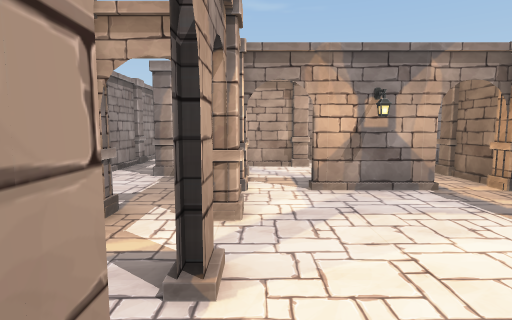
view 1 (above)

18 first-person views from a walk through a 3-D level made in the Unity game engine. The camera is 1.3 m above the floor, tilts 6° down and sees 80° across. The floor is counted in squares, 1 m on a side. Each view is taken from the middle of a square. On the plan, view 1 faces up. The plan holds only what a view shows up to about 14 squares ahead; the rest is blank. The player character is not drawn.

view 2
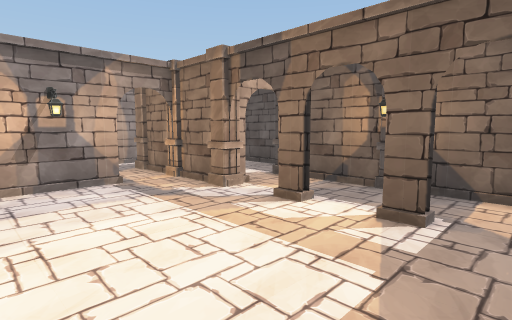

view 3
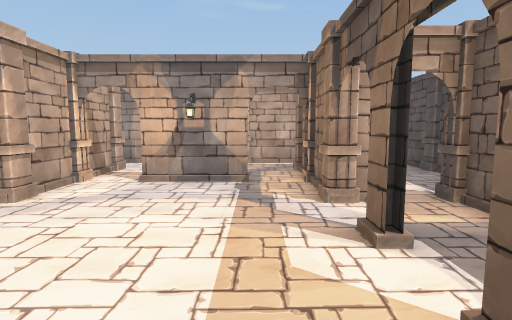

view 4
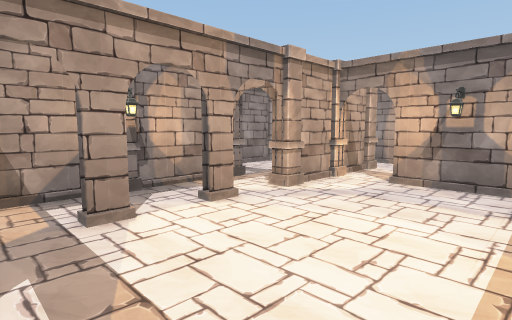

view 5
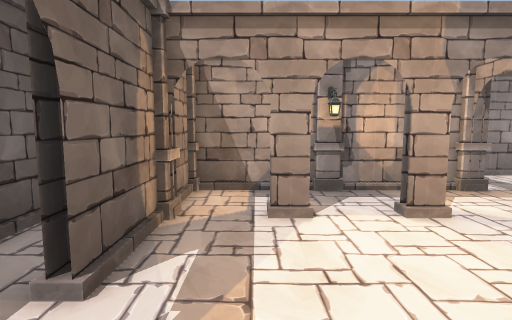

view 6
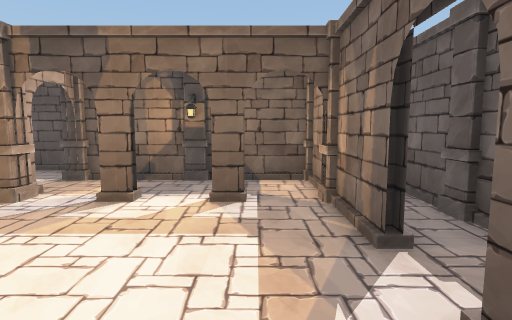

view 7
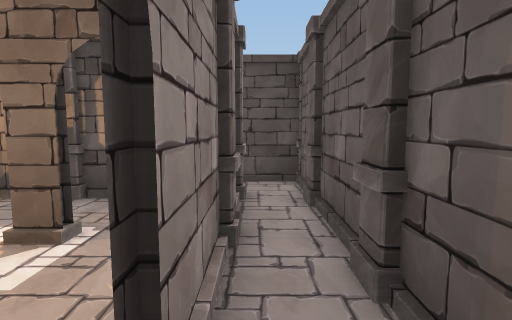

view 8
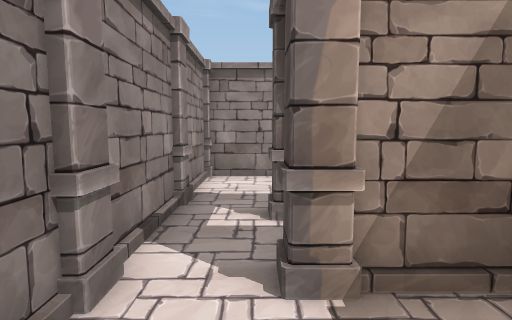

view 9
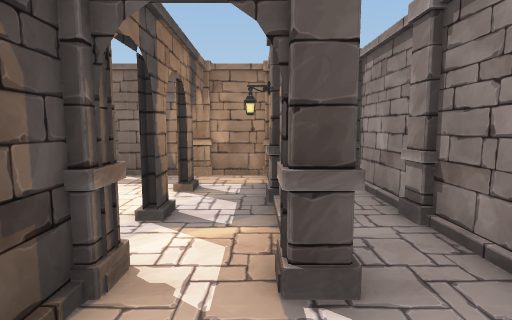

view 10
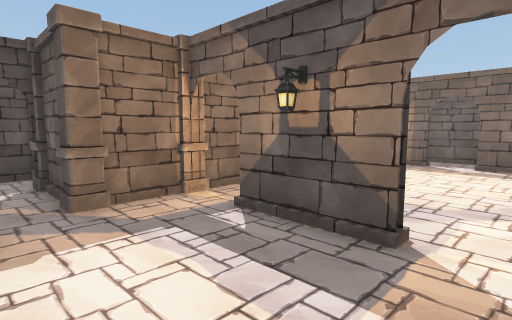

view 11
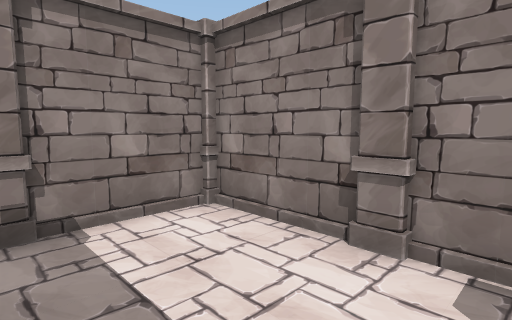

view 12
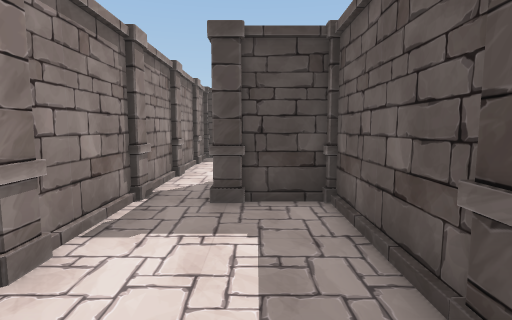

view 13
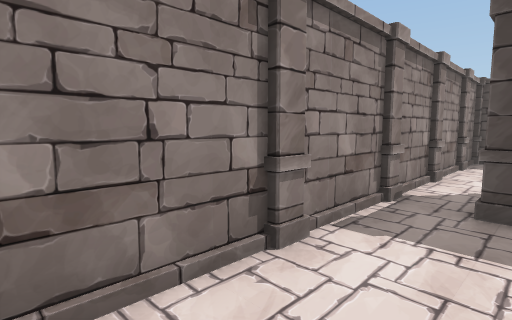

view 14
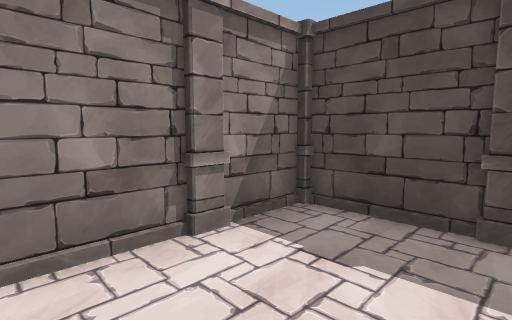

view 15
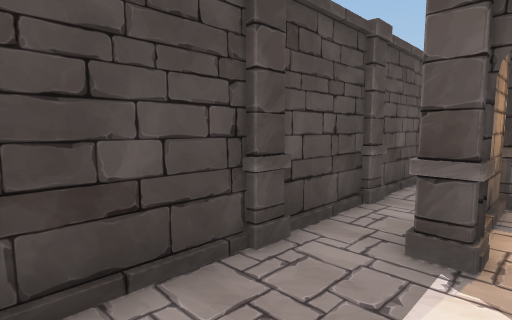

view 16
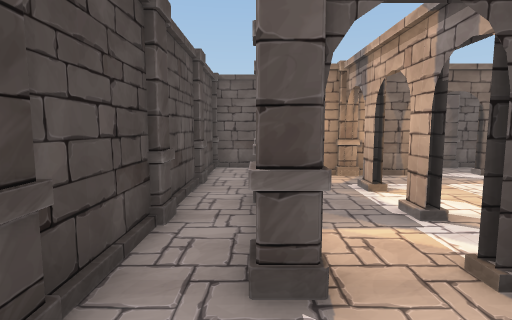

view 17
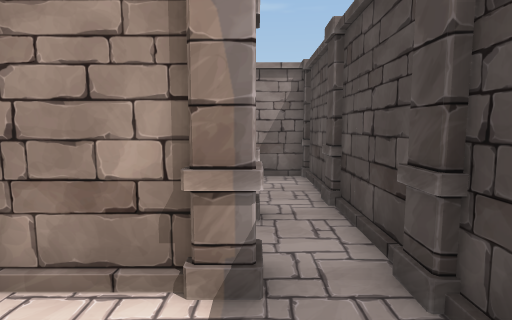

view 18
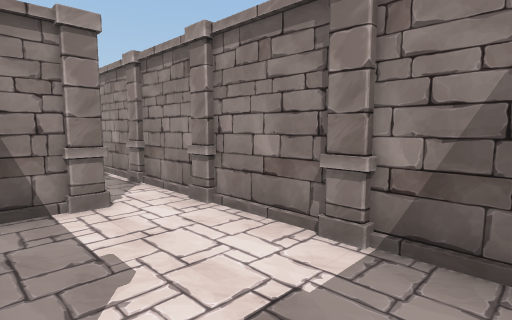

### Floor plan
Points are (right, up) in squares from view 1. A wall is a line through its corners. A room is listed if a view was taken in it or the views show most of it. See-through windows are left out.
Room 1 (views 1, 2, 3, 4, 5, 6, 7, 8, 9, 10, 11, 12, 13, 14, 15, 16, 17, 18)
walls: (1.6, 6.4) (1.1, 6.4); (1.1, 6.6) (2.5, 6.6); (5.4, 6.6) (5.4, 8.2); (5.4, 4.9) (5.4, 6.2); (-0.4, 6.4) (-0.4, 4.9); (-0.6, 4.7) (-0.6, 5.5); (5.6, 2.9) (5.6, 2.1); (-0.4, 8.4) (-0.4, 6.9); (6.4, 8.6) (7, 8.6); (-0.9, 8.4) (-2.2, 8.4); (5.4, 2.1) (5.4, 2.9); (-0.4, 2.9) (-0.4, 2.1); (7.1, 8.4) (5.9, 8.4); (1.4, 11) (1.4, 12.2); (-0.6, 2.1) (-0.6, 2.9); (5.6, 0.9) (5.6, 0.1); (-0.4, 0.9) (-0.4, 0.1); (5.4, 0.1) (5.4, 0.9); (9.4, 5.6) (9.4, 8.1); (3.6, 12.4) (3.6, 11.4); (7.7, 1.6) (7.7, 4.2); (9.4, 8.5) (9.4, 11.1); (-0.6, 0.1) (-0.6, 0.9); (9.4, 2.9) (9.4, 5.1); (-4.4, 4.2) (-4.4, 2.9); (-4.4, 8.1) (-4.4, 6.2); (-4.4, 2.2) (-4.4, -0.1); (4.2, 14.3) (1.9, 14.3); (1.5, 14.3) (-1.1, 14.3); (9.4, 11.5) (9.4, 14.3) (7.5, 14.3); (9.4, -0.1) (9.4, 2.2); (-4.4, 11.1) (-4.4, 8.8); (-2.2, -1.4) (-1, -1.4); (2, -3.1) (4.2, -3.1); (7.1, 14.3) (4.6, 14.3); (4.9, -3.1) (7.1, -3.1); (-1.5, 14.3) (-4.4, 14.3) (-4.4, 11.5); (-0.4, -3.1) (1.4, -3.1); (8, -3.1) (9.4, -3.1) (9.4, -1.4)
ways out: gap at (-1, 0.5); gap at (-1, 3.5); gap at (1, 7); gap at (5, 1)
objects: pillar (-4, 0); pillar (-4, 3); pillar (-4, 8); pillar (-4, 11); pillar (-4, 14); pillar (-3, -2) to (-2, -1); pillar (-3, 4) to (-2, 5); pillar (-3, 8); pillar (-3, 10) to (-2, 11); lamp (-2, 2); pillar (-1, -2) to (0, -1); pillar (-1, 6) to (-1, 7); pillar (-1, 8) to (0, 9); pillar (-1, 14); pillar (0, 4) to (0, 5); pillar (1, 10) to (2, 11); pillar (1, 13); pillar (2, -3); lamp (2, 7); pillar (2, 14); other object (3, 10) to (4, 11); pillar (3, 13) to (4, 13); pillar (4, -3); pillar (4, 14); pillar (5, -2) to (6, -1); pillar (5, 4) to (5, 5); pillar (5, 8) to (6, 9); pillar (6, 6) to (6, 7); pillar (7, -3); pillar (7, 14); pillar (8, -2) to (8, -1); pillar (8, 1) to (8, 2); pillar (8, 4); pillar (8, 8); pillar (8, 11)

Positions as (right, up) in squares from view 1, and headings:
1: (0, 0), facing up
2: (1, -1), facing up-right
3: (4, -1), facing up
4: (4, -1), facing up-left
5: (4, 0), facing left
6: (0, 0), facing right
7: (2, -2), facing right
8: (-3, 6), facing up
9: (-2, 7), facing down
10: (0, 10), facing down-right
11: (0, 11), facing up-left
12: (-4, 12), facing right
13: (-4, 12), facing up-right
14: (5, 11), facing up-right
15: (7, 8), facing down-right
16: (8, 7), facing down
17: (8, 6), facing up
18: (9, 11), facing up-left
